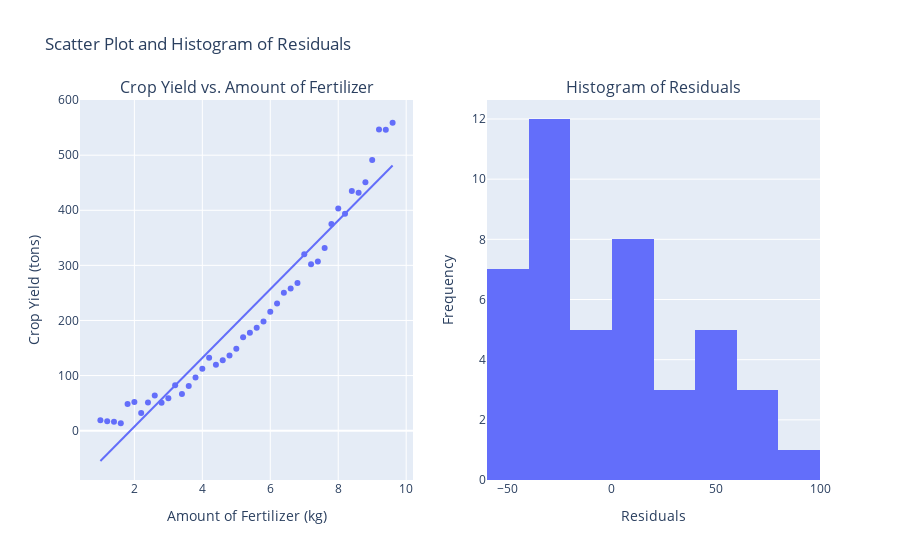

Notebook source saved alongside this figure:
### Markdown cell above
Question 7

The datapoints in this scatter plots does not form a linear relationship as assumed by the Simple Linear Regression model. Moreover, residuals in this model show increasing variance as fertilizer levels increase, instead of constant variance as assumed. Both situations suggest that a different regression model would better fit this dataset.

Summary - Assumptions of SLR with Example Data:

We analyzed SLR assumptions (linearity, homoscedasticity, independence, normality of errors) using fertilizer and crop yield data. The data indicated violations of linearity and homoscedasticity assumptions, suggesting a potential non-linear relationship and motivating alternative modeling approaches.

https://chatgpt.com/share/672d69d9-dce4-8004-bbb9-b56bca1b25b9

### Code cell
import pandas as pd
from scipy import stats
import plotly.express as px
from plotly.subplots import make_subplots

# This data shows the relationship between the amount of fertilizer used and crop yield
data = {'Amount of Fertilizer (kg) (x)': [1, 1.2, 1.4, 1.6, 1.8, 2, 2.2, 2.4, 2.6, 
                                          2.8, 3, 3.2, 3.4, 3.6, 3.8, 4, 4.2, 4.4, 
                                          4.6, 4.8, 5, 5.2, 5.4, 5.6, 5.8, 6, 6.2, 
                                          6.4, 6.6, 6.8, 7, 7.2, 7.4, 7.6, 7.8, 8, 
                                          8.2, 8.4, 8.6, 8.8,9, 9.2, 9.4, 9.6],
        'Crop Yield (tons) (Y)': [18.7, 16.9, 16.1, 13.4, 48.4, 51.9, 31.8, 51.3, 
                                  63.9, 50.6, 58.7, 82.4, 66.7, 81.2, 96.5, 112.2, 
                                  132.5, 119.8, 127.7, 136.3, 148.5, 169.4, 177.9, 
                                  186.7, 198.1, 215.7, 230.7, 250.4, 258. , 267.8, 
                                  320.4, 302. , 307.2, 331.5, 375.3, 403.4, 393.5,
                                  434.9, 431.9, 451.1, 491.2, 546.8, 546.4, 558.9]}
df = pd.DataFrame(data)
fig1 = px.scatter(df, x='Amount of Fertilizer (kg) (x)', y='Crop Yield (tons) (Y)',
                  trendline='ols', title='Crop Yield vs. Amount of Fertilizer')

# Perform linear regression using scipy.stats
slope, intercept, r_value, p_value, std_err = \
    stats.linregress(df['Amount of Fertilizer (kg) (x)'], df['Crop Yield (tons) (Y)'])
# Predict the values and calculate residuals
y_hat = intercept + slope * df['Amount of Fertilizer (kg) (x)']
residuals = df['Crop Yield (tons) (Y)'] - y_hat
df['Residuals'] = residuals
fig2 = px.histogram(df, x='Residuals', nbins=10, title='Histogram of Residuals',
                    labels={'Residuals': 'Residuals'})

fig = make_subplots(rows=1, cols=2,
                    subplot_titles=('Crop Yield vs. Amount of Fertilizer', 
                                    'Histogram of Residuals'))
for trace in fig1.data:
    fig.add_trace(trace, row=1, col=1)
for trace in fig2.data:
    fig.add_trace(trace, row=1, col=2)
fig.update_layout(title='Scatter Plot and Histogram of Residuals',
    xaxis_title='Amount of Fertilizer (kg)', yaxis_title='Crop Yield (tons)',
    xaxis2_title='Residuals', yaxis2_title='Frequency', showlegend=False)

fig.show() # USE `fig.show(renderer="png")` FOR ALL GitHub and MarkUs SUBMISSIONS

### Figure 1 — Plotly figure (JSON) as saved in the notebook; plotly's stock layout.template omitted (floating-point values rounded to 4 significant figures)
{"data": [{"hovertemplate": "Amount of Fertilizer (kg) (x)=%{x}<br>Crop Yield (tons) (Y)=%{y}<extra></extra>", "legendgroup": "", "marker": {"color": "#636efa", "symbol": "circle"}, "mode": "markers", "name": "", "orientation": "v", "showlegend": false, "type": "scatter", "x": [1, 1.2, 1.4, 1.6, 1.8, 2, 2.2, 2.4, 2.6, 2.8, 3, 3.2, 3.4, 3.6, 3.8, 4, 4.2, 4.4, 4.6, 4.8, 5, 5.2, 5.4, 5.6, 5.8, 6, 6.2, 6.4, 6.6, 6.8, 7, 7.2, 7.4, 7.6, 7.8, 8, 8.2, 8.4, 8.6, 8.8, 9, 9.2, 9.4, 9.6], "xaxis": "x", "y": [18.7, 16.9, 16.1, 13.4, 48.4, 51.9, 31.8, 51.3, 63.9, 50.6, 58.7, 82.4, 66.7, 81.2, 96.5, 112.2, 132.5, 119.8, 127.7, 136.3, 148.5, 169.4, 177.9, 186.7, 198.1, 215.7, 230.7, 250.4, 258, 267.8, 320.4, 302, 307.2, 331.5, 375.3, 403.4, 393.5, 434.9, 431.9, 451.1, 491.2, 546.8, 546.4, 558.9], "yaxis": "y"}, {"hovertemplate": "<b>OLS trendline</b><br>Crop Yield (tons) (Y) = 62.3653 * Amount of Fertilizer (kg) (x) + -117.475<br>R<sup>2</sup>=0.940931<br><br>Amount of Fertilizer (kg) (x)=%{x}<br>Crop Yield (tons) (Y)=%{y} <b>(trend)</b><extra></extra>", "legendgroup": "", "marker": {"color": "#636efa", "symbol": "circle"}, "mode": "lines", "name": "", "showlegend": false, "type": "scatter", "x": [1, 1.2, 1.4, 1.6, 1.8, 2, 2.2, 2.4, 2.6, 2.8, 3, 3.2, 3.4, 3.6, 3.8, 4, 4.2, 4.4, 4.6, 4.8, 5, 5.2, 5.4, 5.6, 5.8, 6, 6.2, 6.4, 6.6, 6.8, 7, 7.2, 7.4, 7.6, 7.8, 8, 8.2, 8.4, 8.6, 8.8, 9, 9.2, 9.4, 9.6], "xaxis": "x", "y": [-55.11, -42.64, -30.16, -17.69, -5.217, 7.256, 19.73, 32.2, 44.68, 57.15, 69.62, 82.09, 94.57, 107.0, 119.5, 132.0, 144.5, 156.9, 169.4, 181.9, 194.4, 206.8, 219.3, 231.8, 244.2, 256.7, 269.2, 281.7, 294.1, 306.6, 319.1, 331.6, 344.0, 356.5, 369.0, 381.4, 393.9, 406.4, 418.9, 431.3, 443.8, 456.3, 468.8, 481.2], "yaxis": "y"}, {"alignmentgroup": "True", "bingroup": "x", "hovertemplate": "Residuals=%{x}<br>count=%{y}<extra></extra>", "legendgroup": "", "marker": {"color": "#636efa", "pattern": {"shape": ""}}, "name": "", "nbinsx": 10, "offsetgroup": "", "orientation": "v", "showlegend": false, "type": "histogram", "x": [73.81, 59.54, 46.26, 31.09, 53.62, 44.64, 12.07, 19.1, 19.22, -6.548, -10.92, 0.3058, -27.87, -25.84, -23.01, -19.79, -11.96, -37.13, -41.71, -45.58, -45.85, -37.42, -41.4, -45.07, -46.14, -41.02, -38.49, -31.26, -36.14, -38.81, 1.318, -29.56, -36.83, -25.0, 6.325, 21.95, -0.4207, 28.51, 13.03, 19.76, 47.39, 90.51, 77.64, 77.67], "xaxis": "x2", "yaxis": "y2"}], "layout": {"annotations": [{"font": {"size": 16}, "showarrow": false, "text": "Crop Yield vs. Amount of Fertilizer", "x": 0.225, "xanchor": "center", "xref": "paper", "y": 1, "yanchor": "bottom", "yref": "paper"}, {"font": {"size": 16}, "showarrow": false, "text": "Histogram of Residuals", "x": 0.775, "xanchor": "center", "xref": "paper", "y": 1, "yanchor": "bottom", "yref": "paper"}], "showlegend": false, "title": {"text": "Scatter Plot and Histogram of Residuals"}, "xaxis": {"anchor": "y", "domain": [0, 0.45], "title": {"text": "Amount of Fertilizer (kg)"}}, "xaxis2": {"anchor": "y2", "domain": [0.55, 1], "title": {"text": "Residuals"}}, "yaxis": {"anchor": "x", "domain": [0, 1], "title": {"text": "Crop Yield (tons)"}}, "yaxis2": {"anchor": "x2", "domain": [0, 1], "title": {"text": "Frequency"}}}}
